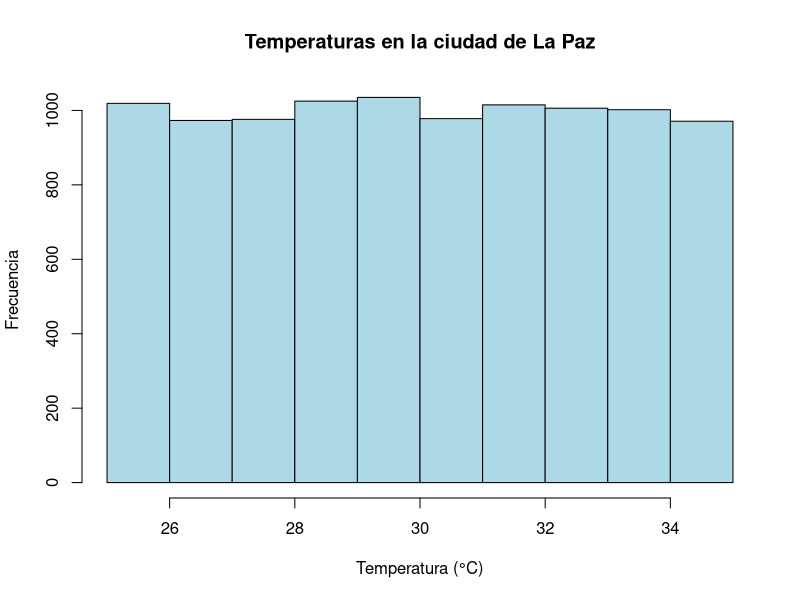
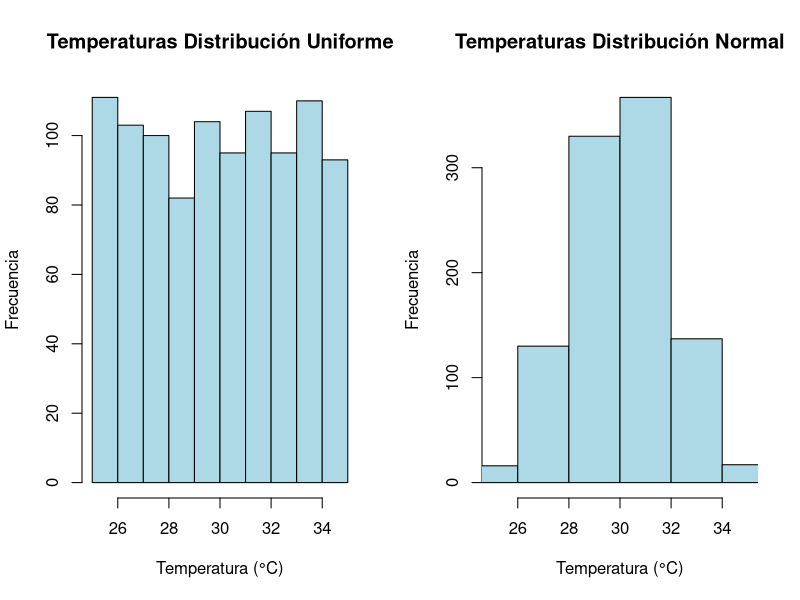
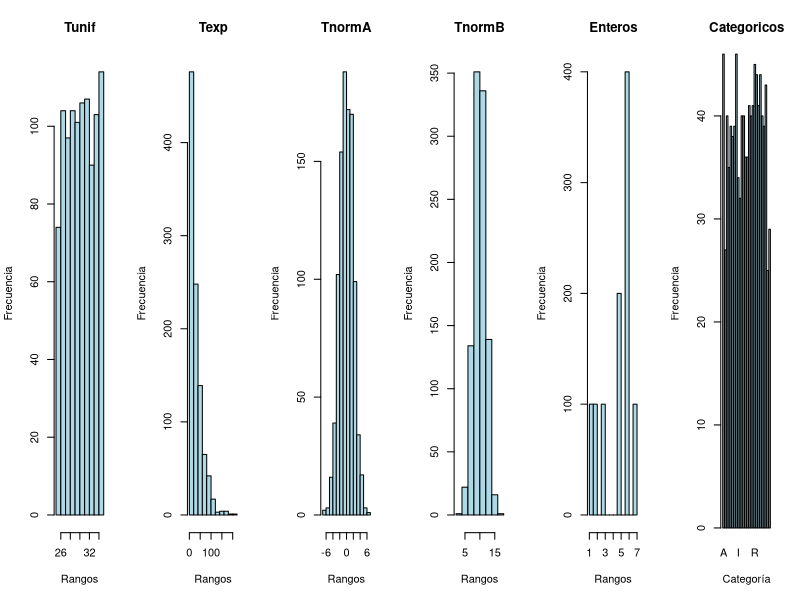

Generate these figures, in order, with R:
temp <- runif(10000,min=25,max=35)

hist(temp, 
     main = "Temperaturas en la ciudad de La Paz", 
     xlab = "Temperatura (°C)", 
     ylab = "Frecuencia", 
     col = "lightblue", 
     border = "black",
    breaks = 9,
     xlim = c(25, 35))


# Tabla con dos variables
df <- data.frame(
    "Tunif"=runif(1000,min=25,max=35),
    "Tnorm"=rnorm(1000,mean=30,sd=2)
)

# Histograma de dos variables
par(mfrow=c(1,2))
hist(df$Tunif, 
     main = "Temperaturas Distribución Uniforme", 
     xlab = "Temperatura (°C)", 
     ylab = "Frecuencia", 
     col = "lightblue", 
     border = "black",
    breaks = 9,
     xlim = c(25, 35))
hist(df$Tnorm, 
     main = "Temperaturas Distribución Normal", 
     xlab = "Temperatura (°C)", 
     ylab = "Frecuencia", 
     col = "lightblue", 
     border = "black",
    breaks = 9,
     xlim = c(25, 35))


HistogramasTabla <- function(df){
     namvars <- names(df)
     n <- length(namvars)
     par(mfrow = c(1, n)) # Una fila, n columnas
     for(var in namvars){
          # Histograma para cada variable
          if(is.numeric(df[[var]])){
               hist(df[[var]], 
                    main = var, 
                    xlab = "Rangos", 
                    ylab = "Frecuencia", 
                    col = "lightblue", 
                    border = "black",
                    breaks = 9)
          } else{
               # Gráfico de barras para variables categóricas
               barplot(table(df[[var]]), 
                       main = var, 
                       xlab = "Categoría", 
                       ylab = "Frecuencia", 
                       col = "lightblue", 
                       border = "black")
          }
     }
     par(mfrow = c(1, 1)) # Regresar a una sola gráfica
}


tabla <- data.frame(
    "Tunif"=runif(1000,min=25,max=35),
    "Texp"=rexp(1000,rate = 1/30),
    "TnormA"=rnorm(1000,mean=0,sd=2),
    "TnormB"=rnorm(1000,mean=10,sd=2),
    "Enteros"=sample(1:10,10,replace = TRUE),
    "Categoricos"=sample(LETTERS[1:26],1000,replace = TRUE)
)

HistogramasTabla(tabla)
